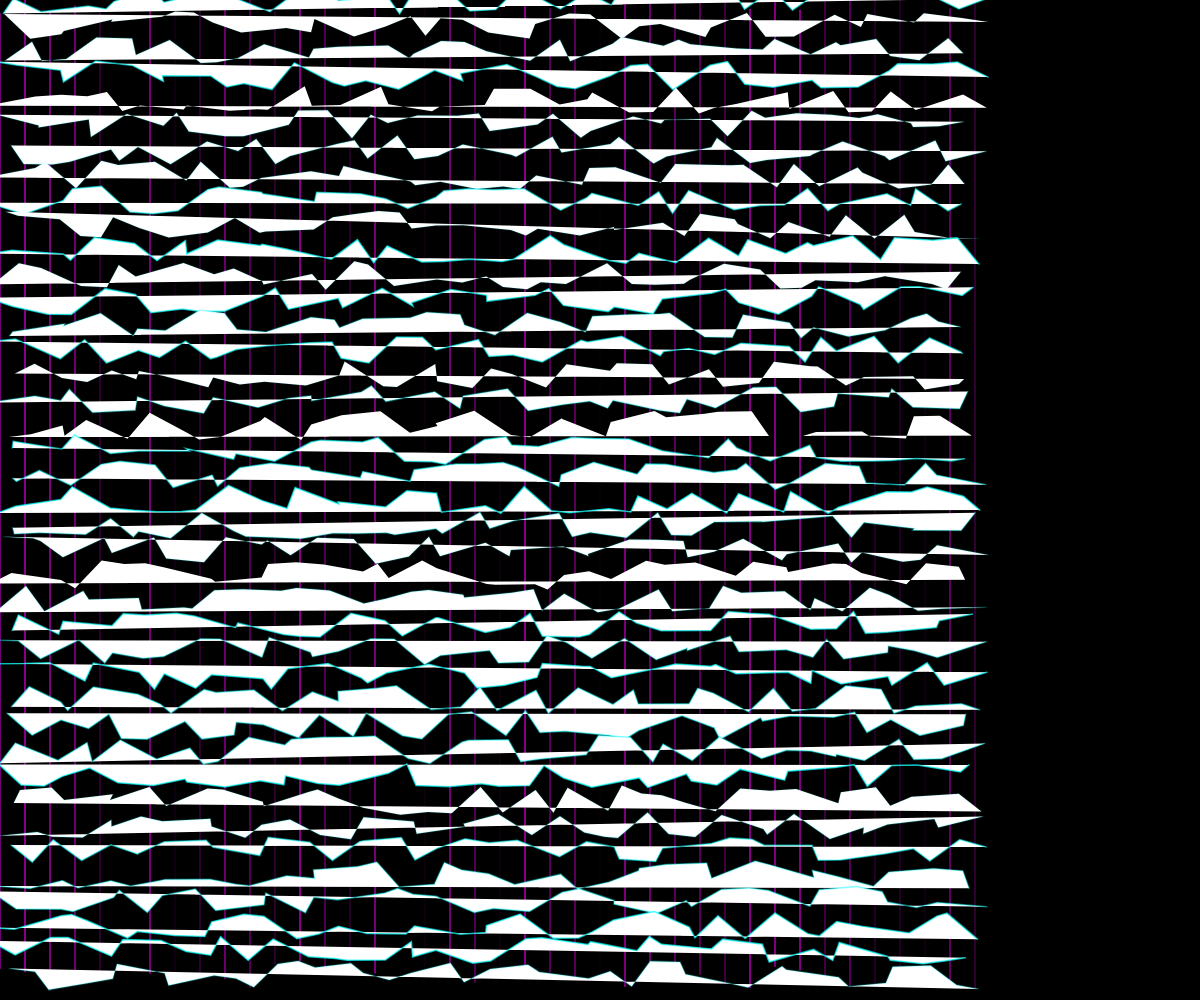
Frame 1 (no input)
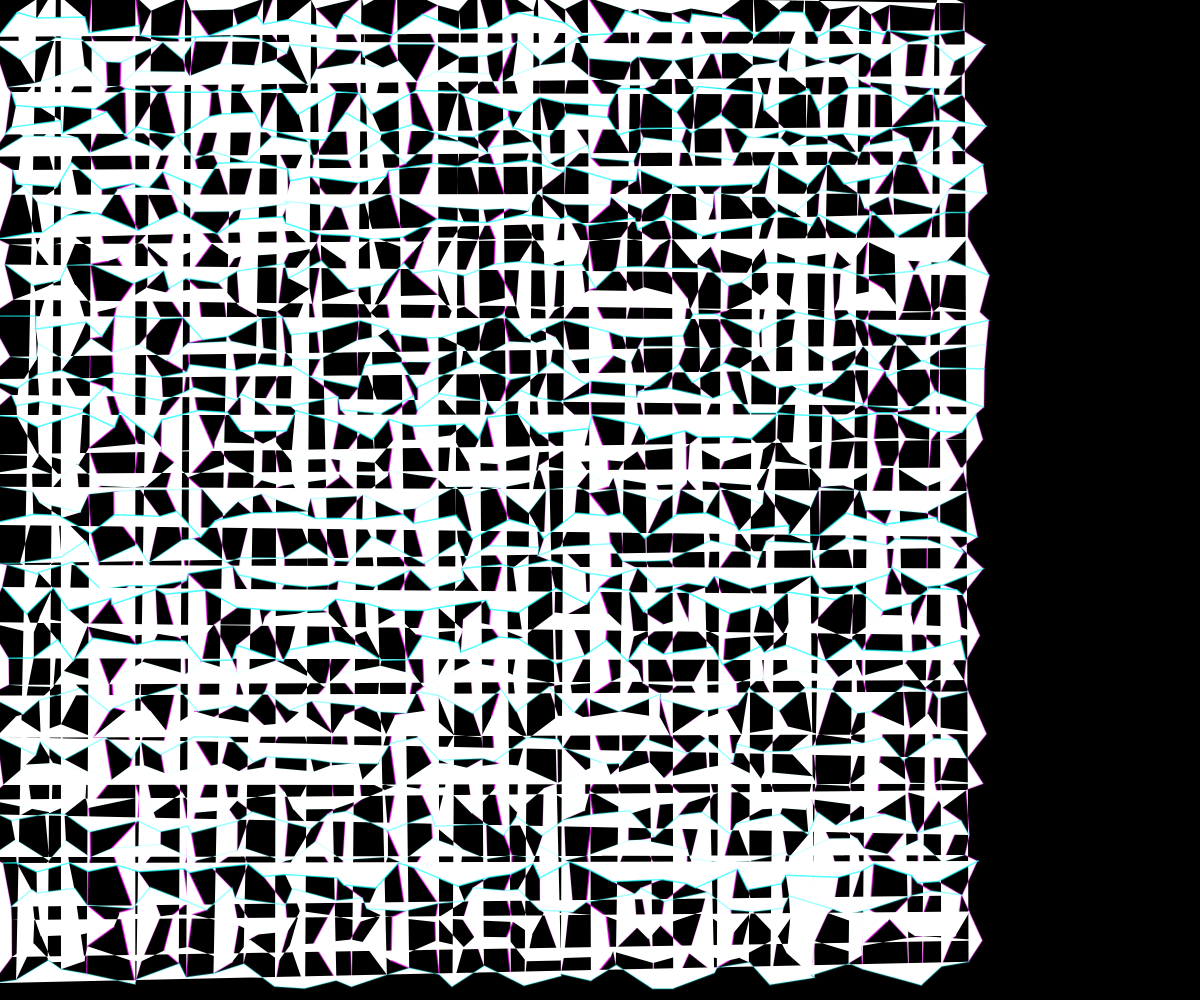
Frame 60 (no input)
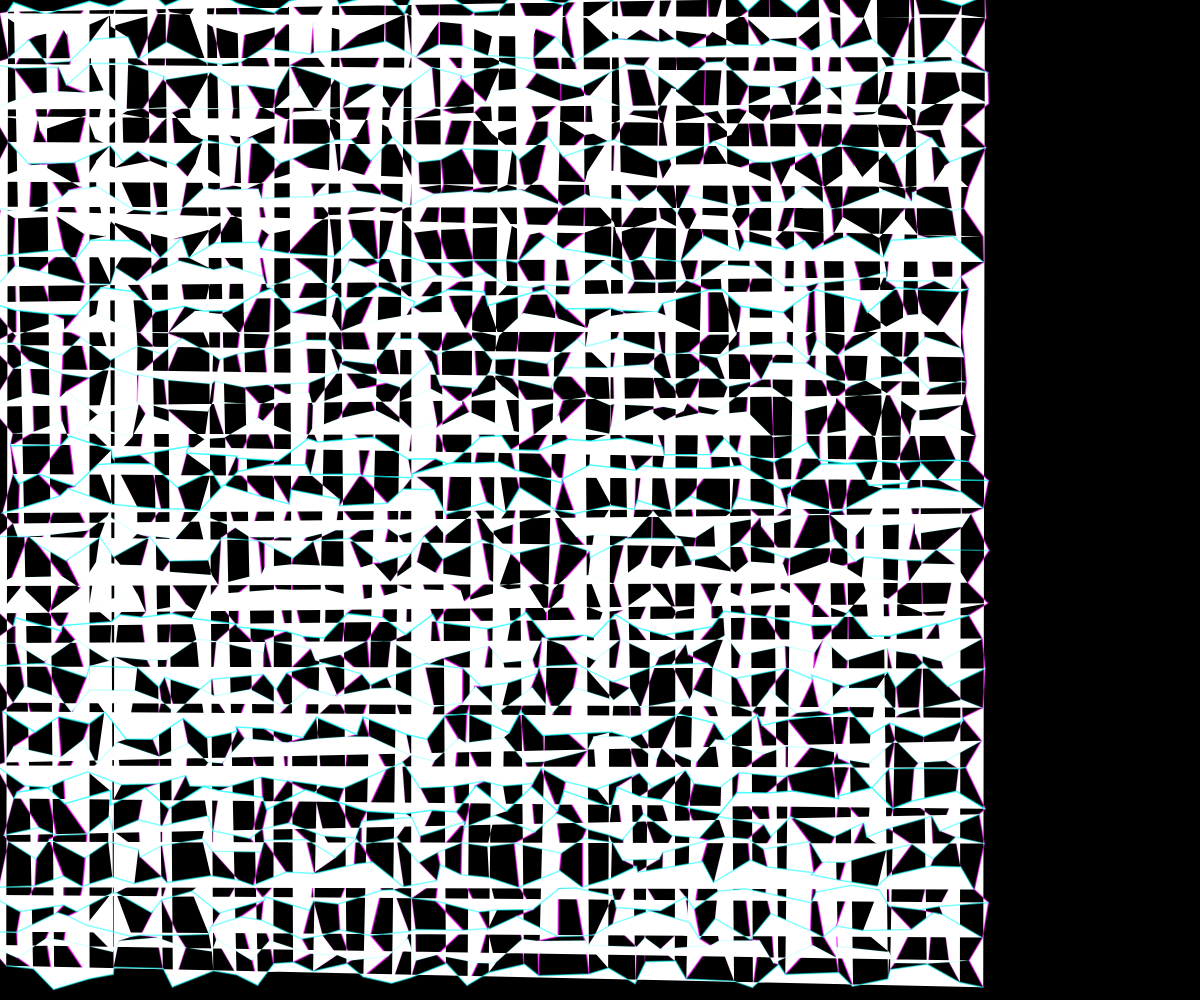
Frame 120 (the mouse pressed at the canvas centre since frame 60)

The p5.js sketch that drew these frames (run headless with seeded random() and noise() and a simulated clock; from frame 60 on, the mouse is pressed at the canvas centre):

// p5.js sketch
// ── sketch.js
let grid = [];
let gridSize = 40;
let cellSize;
let time = 0;

function setup() {
  createCanvas(windowWidth, windowHeight);
  cellSize = min(width, height) / gridSize;
  
  // Initialize grid points
  for (let i = 0; i < gridSize; i++) {
    grid[i] = [];
    for (let j = 0; j < gridSize; j++) {
      grid[i][j] = {
        x: i * cellSize,
        y: j * cellSize,
        baseY: j * cellSize,
        pulse: random(TWO_PI),
        wavePhase: random(TWO_PI),
        intensity: random(0.7, 1)
      };
    }
  }
}

function draw() {
  background(0);
  time += 0.03;
  
  // Draw connections
  strokeWeight(1.5);
  
  // Draw vertical lines with wave distortion
  for (let i = 0; i < gridSize; i++) {
    beginShape();
    for (let j = 0; j < gridSize; j++) {
      let point = grid[i][j];
      
      // Apply wave distortion to vertical lines
      let wave = sin(time + point.wavePhase) * 15 * point.intensity;
      point.y = point.baseY + wave;
      
      // Apply pulsing effect
      let pulse = sin(time + point.pulse) * 0.5 + 0.5;
      
      // Draw vertical lines with magenta glow
      stroke(255, 0, 255, 180 * pulse);
      vertex(point.x, point.y);
    }
    endShape();
  }
  
  // Draw horizontal lines with wave distortion
  for (let j = 0; j < gridSize; j++) {
    beginShape();
    for (let i = 0; i < gridSize; i++) {
      let point = grid[i][j];
      
      // Apply wave distortion to horizontal lines
      let wave = sin(time + point.wavePhase + PI/2) * 15 * point.intensity;
      point.x = i * cellSize + wave;
      
      // Apply pulsing effect
      let pulse = sin(time + point.pulse) * 0.5 + 0.5;
      
      // Draw horizontal lines with cyan glow
      stroke(0, 255, 255, 180 * pulse);
      vertex(point.x, point.y);
    }
    endShape();
  }
  
  // Update points for pulsing and wave effects
  for (let i = 0; i < gridSize; i++) {
    for (let j = 0; j < gridSize; j++) {
      grid[i][j].pulse += 0.03;
      grid[i][j].wavePhase += 0.02;
    }
  }
  
  // Trigger horizontal wave distortions
  let distortionY = floor((sin(time * 0.5) + 1) * gridSize / 2);
  if (distortionY >= 0 && distortionY < gridSize) {
    for (let i = 0; i < gridSize; i++) {
      grid[i][distortionY].pulse += PI * 0.5;
    }
  }
}

function windowResized() {
  resizeCanvas(windowWidth, windowHeight);
}
